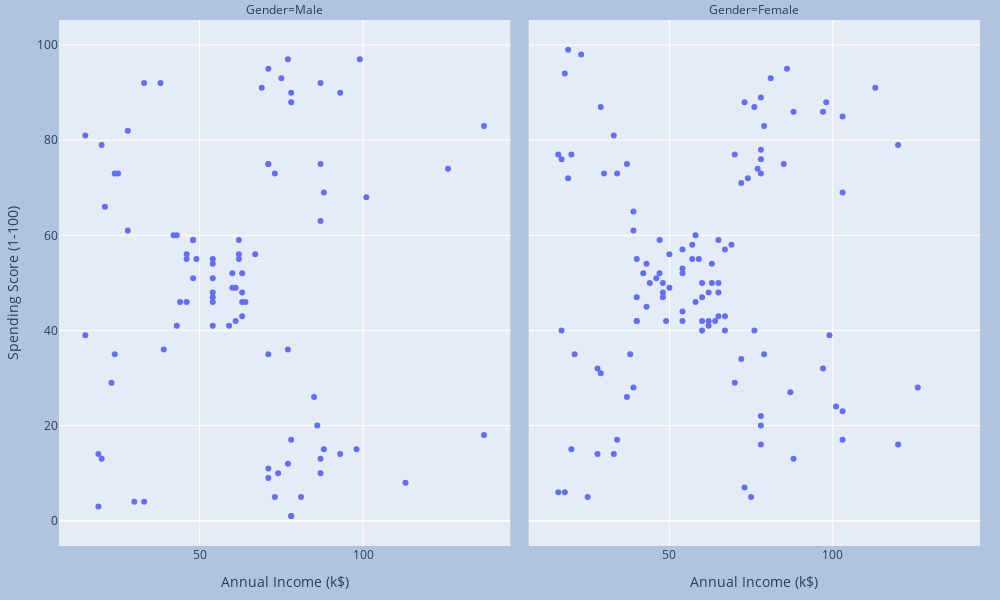

Notebook source saved alongside this figure:
### Code cell
import plotly.express as px

fig = px.scatter(df, x="Annual Income (k$)", y="Spending Score (1-100)", facet_col="Gender",
                 width=1000, height=600)

fig.update_layout(
    margin=dict(l=20, r=20, t=20, b=20),
    paper_bgcolor="LightSteelBlue",
)

fig.show()

### Figure 1 — Plotly figure (JSON) as saved in the notebook; plotly's stock layout.template omitted (floating-point values rounded to 4 significant figures)
{"data": [{"hovertemplate": "Gender=Male<br>Annual Income (k$)=%{x}<br>Spending Score (1-100)=%{y}<extra></extra>", "legendgroup": "", "marker": {"color": "#636efa", "symbol": "circle"}, "mode": "markers", "name": "", "orientation": "v", "showlegend": false, "type": "scatter", "x": [15, 15, 19, 19, 20, 20, 21, 23, 24, 24, 25, 28, 28, 30, 33, 33, 38, 39, 42, 43, 43, 44, 46, 46, 46, 48, 48, 48, 49, 54, 54, 54, 54, 54, 54, 54, 59, 60, 60, 61, 61, 62, 62, 62, 63, 63, 63, 63, 64, 67, 69, 71, 71, 71, 71, 71, 71, 73, 73, 74, 75, 77, 77, 77, 78, 78, 78, 78, 78, 81, 85, 86, 87, 87, 87, 87, 87, 88, 88, 93, 93, 98, 99, 101, 113, 126, 137, 137], "xaxis": "x", "y": [39, 81, 3, 14, 13, 79, 66, 29, 35, 73, 73, 82, 61, 4, 4, 92, 92, 36, 60, 60, 41, 46, 46, 56, 55, 51, 59, 59, 55, 47, 54, 48, 51, 55, 41, 46, 41, 49, 52, 42, 49, 59, 55, 56, 46, 43, 48, 52, 46, 56, 91, 35, 95, 11, 75, 9, 75, 5, 73, 10, 93, 12, 97, 36, 90, 17, 88, 1, 1, 5, 26, 20, 63, 13, 75, 10, 92, 15, 69, 14, 90, 15, 97, 68, 8, 74, 18, 83], "yaxis": "y"}, {"hovertemplate": "Gender=Female<br>Annual Income (k$)=%{x}<br>Spending Score (1-100)=%{y}<extra></extra>", "legendgroup": "", "marker": {"color": "#636efa", "symbol": "circle"}, "mode": "markers", "name": "", "orientation": "v", "showlegend": false, "type": "scatter", "x": [16, 16, 17, 17, 18, 18, 19, 19, 20, 20, 21, 23, 25, 28, 28, 29, 29, 30, 33, 33, 34, 34, 37, 37, 38, 39, 39, 39, 40, 40, 40, 40, 42, 43, 43, 44, 46, 47, 47, 48, 48, 48, 49, 50, 50, 54, 54, 54, 54, 54, 57, 57, 58, 58, 59, 60, 60, 60, 60, 62, 62, 62, 63, 63, 64, 65, 65, 65, 65, 67, 67, 67, 69, 70, 70, 72, 72, 73, 73, 74, 75, 76, 76, 77, 78, 78, 78, 78, 78, 78, 78, 79, 79, 81, 85, 86, 87, 88, 88, 97, 97, 98, 99, 101, 103, 103, 103, 103, 113, 120, 120, 126], "xaxis": "x2", "y": [6, 77, 40, 76, 6, 94, 72, 99, 15, 77, 35, 98, 5, 14, 32, 31, 87, 73, 14, 81, 17, 73, 26, 75, 35, 61, 28, 65, 55, 47, 42, 42, 52, 54, 45, 50, 51, 52, 59, 50, 48, 47, 42, 49, 56, 53, 52, 42, 44, 57, 58, 55, 60, 46, 55, 40, 42, 47, 50, 41, 48, 42, 50, 54, 42, 48, 50, 43, 59, 43, 57, 40, 58, 29, 77, 34, 71, 88, 7, 72, 5, 40, 87, 74, 22, 20, 76, 16, 89, 78, 73, 35, 83, 93, 75, 95, 27, 13, 86, 32, 86, 88, 39, 24, 17, 85, 23, 69, 91, 16, 79, 28], "yaxis": "y2"}], "layout": {"annotations": [{"font": {}, "showarrow": false, "text": "Gender=Male", "x": 0.245, "xanchor": "center", "xref": "paper", "y": 1.0, "yanchor": "bottom", "yref": "paper"}, {"font": {}, "showarrow": false, "text": "Gender=Female", "x": 0.755, "xanchor": "center", "xref": "paper", "y": 1.0, "yanchor": "bottom", "yref": "paper"}], "height": 600, "legend": {"tracegroupgap": 0}, "margin": {"b": 20, "l": 20, "r": 20, "t": 20}, "paper_bgcolor": "LightSteelBlue", "width": 1000, "xaxis": {"anchor": "y", "domain": [0.0, 0.49], "title": {"text": "Annual Income (k$)"}}, "xaxis2": {"anchor": "y2", "domain": [0.51, 1.0], "matches": "x", "title": {"text": "Annual Income (k$)"}}, "yaxis": {"anchor": "x", "domain": [0.0, 1.0], "title": {"text": "Spending Score (1-100)"}}, "yaxis2": {"anchor": "x2", "domain": [0.0, 1.0], "matches": "y", "showticklabels": false}}}
